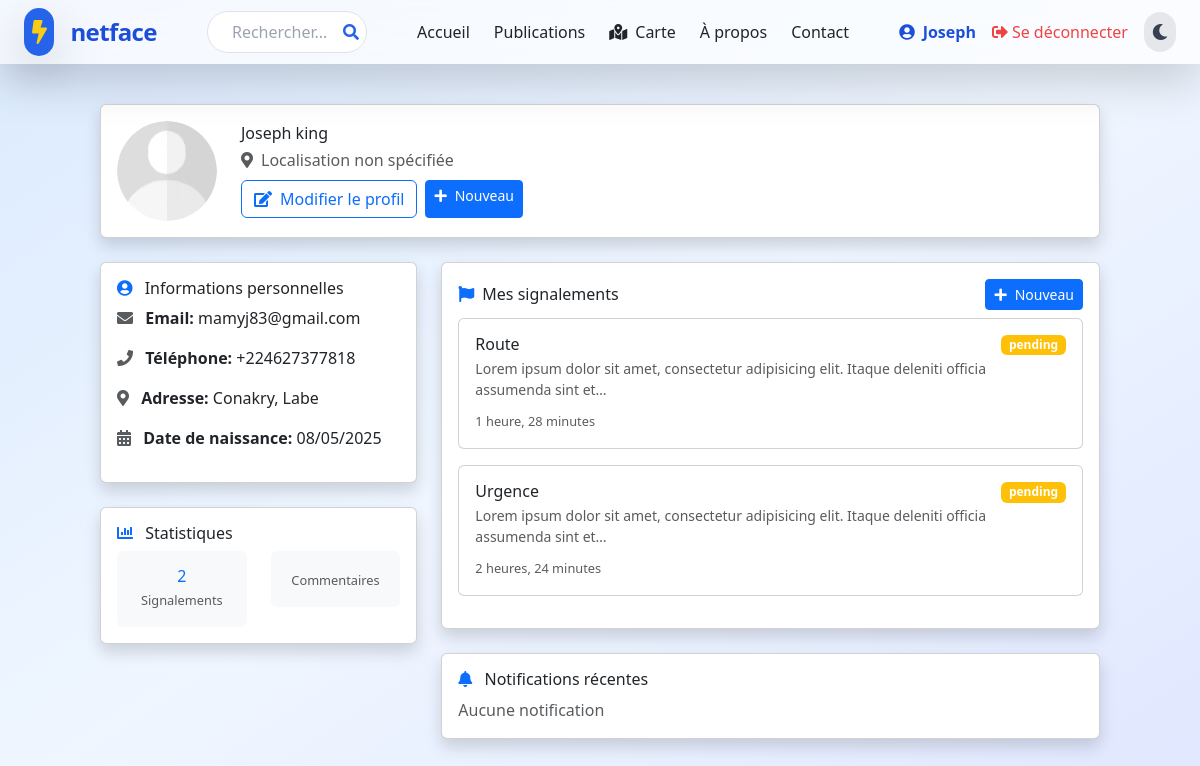
Screenshot of /comptes/profile/ (signed in) with the database file from the repository.
### comptes/models.py (models this page shows, shortened)
class CustomUser(AbstractUser):
    ROLE_CHOICES = (
        ('user', 'Utilisateur'),
        ('admin', 'Administrateur'),
        ('moderator', 'Modérateur'),
    )
    profile_picture = models.ImageField(upload_to='profile_pictures/', null=True, blank=True)
    telephone = models.CharField(max_length=10, null=True, blank=True)
    adresse = models.CharField(max_length=255, null=True, blank=True)
    date_de_naissance = models.DateField(null=True, blank=True)
    verification_code = models.CharField(max_length=6, null=True, blank=True)
    token_expiration = models.DateTimeField(null=True, blank=True)
    date_creation = models.DateTimeField(auto_now_add=True)
    bio = models.TextField(max_length=500, blank=True)
    location = models.CharField(max_length=100, blank=True)
    avatar = models.ImageField(upload_to='avatars/', null=True, blank=True)
    updated_at = models.DateTimeField(auto_now=True)
    role = models.CharField(max_length=20, choices=ROLE_CHOICES, default='user')

### Post/models.py (models this page shows, shortened)
class Post(models.Model):
  user=models.ForeignKey(CustomUser, on_delete=models.CASCADE, related_name='posts')
  title=models.CharField(max_length=200)
  description=models.TextField()
  image=models.ImageField(upload_to='posts', null=True, blank=True)
  created_at=models.DateTimeField(auto_now_add=True)
  latitude=models.FloatField()
  longitude=models.FloatField()
  updated_at=models.DateTimeField(auto_now=True)
  nb_votes=models.IntegerField(default=0)
  CATEGORY_CHOICES = [
    ('route', 'Route endommagée'),
    ('electricite', 'Panne électrique'),
    ('dechets', 'Déchets non collectés'),
    ('environnement', 'Environnement'),
    ('infrastructure', 'Infrastructure'),
    ('securite', 'Sécurité'),
    ('autre', 'Autre'),
  ]
  STATUS_CHOICES = [
    ('attente', 'En attente'),
    ('encours', 'En cours'),
    ('resolu', 'Résolu'),
  ]
  category = models.CharField(max_length=20, choices=CATEGORY_CHOICES, default='autre')
  status = models.CharField(max_length=20, choices=STATUS_CHOICES, default='attente')

### comptes/views.py (the view)
# urls.py: path('profile/', views.profile_view, name='profile'),
@login_required
def profile_view(request):
    try:
        user = request.user
        if request.method == 'POST':
            user_form = UserUpdateForm(request.POST, request.FILES, instance=user)
            if user_form.is_valid():
                user_form.save()
                messages.success(request, 'Votre profil a été mis à jour avec succès !')
                return redirect('profile')
        else:
            user_form = UserUpdateForm(instance=user)
        context = {
            'user': user,
            'user_form': user_form,
            'posts': user.posts.all().order_by('-created_at')[:5],
            'notifications': Notification.objects.filter(user=user, is_read=False).order_by('-created_at')[:5]
        }
        return render(request, 'comptes/profile_new.html', context)
    except Exception as e:
        messages.error(request, f"Une erreur est survenue : {str(e)}")
        return redirect('home')

### comptes/templates/comptes/profile_new.html (shortened to what this page needs)
{% extends 'hackathon/base.html' %}
{% load static %}
{% block content %}
<div class="container py-4">
    <div class="row">
        <div class="col-12 mb-4">
            <div class="card shadow">
                <div class="card-body">
                    <div class="row align-items-center">
                        <div class="col-auto">
                            {% if user.profile.avatar %}
                                <img src="{{ user.profile.avatar.url }}" alt="Photo de profil"
                                     class="rounded-circle" style="width: 100px; height: 100px; object-fit: cover;">
                            {% else %}
                                <img src="{% static 'comptes/images/default_profile_picture.png' %}" alt="Photo de profil"
                                     class="rounded-circle" style="width: 100px; height: 100px; object-fit: cover;">
                            {% endif %}
                        </div>
                        <div class="col">
                            <h2 class="mb-1">{{ user.get_full_name|default:user.username }}</h2>
                            <p class="text-muted mb-2">
                                <i class="fas fa-map-marker-alt me-2"></i>{{ user.profile.location|default:"Localisation non spécifiée" }}
                            </p>
                            <div class="d-flex gap-2">
                                <a href="{% url 'modifier_profil' %}" class="btn btn-outline-primary">
                                    <i class="fas fa-edit me-2"></i>Modifier le profil
                                </a>
                                <a href="{% url 'post_create' %}" class="btn btn-sm btn-primary">
                                    <i class="fas fa-plus me-2"></i>Nouveau
                                </a>
                            </div>
                        </div>
                    </div>
                </div>
            </div>
        </div>
        <div class="col-md-4">
            <div class="card shadow mb-4">
                <div class="card-body">
                    <h5 class="card-title">
                        <i class="fas fa-user-circle me-2 text-primary"></i>
                        Informations personnelles
                    </h5>
                    <ul class="list-unstyled mb-0">
                        <li class="mb-3">
                            <i class="fas fa-envelope me-2 text-muted"></i>
                            <strong>Email:</strong> {{ user.email }}
                        </li>
                        <li class="mb-3">
                            <i class="fas fa-phone me-2 text-muted"></i>
                            <strong>Téléphone:</strong> {{ user.telephone|default:"Non spécifié" }}
                        </li>
                        <li class="mb-3">
                            <i class="fas fa-map-marker-alt me-2 text-muted"></i>
                            <strong>Adresse:</strong> {{ user.adresse|default:"Non spécifiée" }}
                        </li>
                        <li class="mb-3">
                            <i class="fas fa-calendar-alt me-2 text-muted"></i>
                            <strong>Date de naissance:</strong> {{ user.date_de_naissance|date:"d/m/Y"|default:"Non spécifiée" }}
                        </li>
                    </ul>
                </div>
            </div>
            <div class="card shadow mb-4">
                <div class="card-body">
                    <h5 class="card-title">
                        <i class="fas fa-chart-bar me-2 text-primary"></i>
                        Statistiques
                    </h5>
                    <div class="row text-center">
                        <div class="col-6">
                            <div class="p-3 bg-light rounded">
                                <h3 class="mb-0 text-primary">{{ user.posts.count }}</h3>
                                <small class="text-muted">Signalements</small>
                            </div>
                        </div>
                        <div class="col-6">
                            <div class="p-3 bg-light rounded">
                                <small class="text-muted">Commentaires</small>
                            </div>
                        </div>
                    </div>
                </div>
            </div>
        </div>
        <div class="col-md-8">
            <div class="card shadow mb-4">
                <div class="card-body">
                    <h5 class="card-title d-flex justify-content-between align-items-center">
                        <span><i class="fas fa-flag me-2 text-primary"></i>Mes signalements</span>
                        <a href="{% url 'post_create' %}" class="btn btn-sm btn-primary">
                            <i class="fas fa-plus me-2"></i>Nouveau
                        </a>
                    </h5>
                    {% for post in posts %}
                    <div class="card mb-3">
                        <div class="card-body">
                            <div class="d-flex justify-content-between align-items-start">
                                <div>
                                    <h6 class="mb-1">{{ post.title }}</h6>
                                    <p class="mb-2 small text-muted">{{ post.description|truncatechars:100 }}</p>
                                    <small class="text-muted">{{ post.created_at|timesince }}</small>
                                </div>
                                <span class="badge {% if post.status == 'pending' %}bg-warning{% elif post.status == 'in_progress' %}bg-info{% elif post.status == 'resolved' %}bg-success{% else %}bg-danger{% endif %}">
                                    {{ post.get_status_display }}
                                </span>
                            </div>
                        </div>
                    </div>
                    {% empty %}
                    <p class="text-muted mb-0">Aucun post</p>
                    {% endfor %}
                </div>
            </div>
            <div class="card shadow">
                <div class="card-body">
                    <h5 class="card-title">
                        <i class="fas fa-bell me-2 text-primary"></i>
                        Notifications récentes
                    </h5>
                    {% for notification in notifications %}
                    <div class="d-flex align-items-start mb-3 {% if not notification.is_read %}bg-light rounded p-2{% endif %}">
                        <i class="fas fa-circle text-primary mt-1 me-2" style="font-size: 0.5rem;"></i>
                        <div>
                            <p class="mb-1 small">{{ notification.message }}</p>
                            <small class="text-muted">{{ notification.created_at|timesince }}</small>
                        </div>
                    </div>
                    {% empty %}
                    <p class="text-muted mb-0">Aucune notification</p>
                    {% endfor %}
                </div>
            </div>
        </div>
    </div>
</div>
{% endblock %}
{% block extra_css %}
<link rel="stylesheet" href="https://cdnjs.cloudflare.com/ajax/libs/font-awesome/5.15.4/css/all.min.css">
{% endblock %}

### hackathon/templates/hackathon/base.html (shortened to what this page needs)
{% load static %}
<!DOCTYPE html>
<html lang="fr" class="scroll-smooth">
<head>
    <script src="https://cdn.tailwindcss.com"></script>
    <link rel="stylesheet" href="https://cdnjs.cloudflare.com/ajax/libs/font-awesome/6.5.1/css/all.min.css">
    <link href="https://unpkg.com/aos@2.3.1/dist/aos.css" rel="stylesheet">
    {% load static %}
    <link rel="stylesheet" href="{% static 'hackathon/css/custom.css' %}">
    {% block extra_css %}{% endblock %}
    <link href="https://cdn.jsdelivr.net/npm/bootstrap@5.3.0/dist/css/bootstrap.min.css" rel="stylesheet">
</head>
<body class="bg-gradient-to-br from-primary-100 via-blue-50 to-indigo-100 dark:bg-gray-900">
    <nav class="fixed w-full glass z-50 shadow-lg animate-fadeInDown">
        <div class="max-w-7xl mx-auto px-4 sm:px-6 lg:px-8">
            <div class="flex justify-between h-16 items-center">
                <a href="{% url 'home' %}" class="flex items-center text-2xl font-extrabold text-primary-700 dark:text-primary-400 tracking-tight gap-2">
                    <span class="bg-gradient-to-r from-primary-600 to-blue-600 p-2 rounded-full shadow-lg"><i class="fas fa-bolt text-yellow-400 animate-pulse"></i></span>
                    <span class="ml-2">{% block logo %}netface{% endblock %}</span>
                </a>
                <form action="#" method="get" class="hidden md:flex items-center ml-8">
                    <div class="relative">
                        <input type="text" name="q" placeholder="Rechercher..." class="search-anim rounded-full border border-gray-300 px-4 py-2 focus:outline-none focus:ring-2 focus:ring-primary-400 focus:border-primary-400 transition text-gray-700"/>
                        <button type="submit" class="absolute right-2 top-1/2 -translate-y-1/2 text-primary-600 hover:text-primary-800 transition">
                            <i class="fas fa-search animate-pulse"></i>
                        </button>
                    </div>
                </form>
                <div class="hidden md:flex items-center space-x-6 ml-8">
                    <a href="{% url 'home' %}" class="nav-link {% if request.resolver_match.url_name == 'home' %}border-b-2 border-primary-600 dark:border-primary-400 font-bold{% endif %}">Accueil</a>
                    <a href="{% url 'posts' %}" class="nav-link {% if request.resolver_match.url_name == 'posts' %}border-b-2 border-primary-600 dark:border-primary-400 font-bold{% endif %}">Publications</a>
                    <a href="{% url 'map_view' %}" class="nav-link {% if request.resolver_match.url_name == 'map_view' %}border-b-2 border-primary-600 dark:border-primary-400 font-bold{% endif %}">
                        <i class="fas fa-map-marked-alt mr-2"></i>Carte
                    </a>
                    <a href="{% url 'about' %}" class="nav-link {% if request.resolver_match.url_name == 'about' %}border-b-2 border-primary-600 dark:border-primary-400 font-bold{% endif %}">À propos</a>
                    <a href="{% url 'contact' %}" class="nav-link {% if request.resolver_match.url_name == 'contact' %}border-b-2 border-primary-600 dark:border-primary-400 font-bold{% endif %}">Contact</a>
                </div>
                <div class="hidden md:flex items-center space-x-4 ml-8">
                    {% if user.is_authenticated %}
                        <a href="{% url 'profile' %}">
                            <span class="font-semibold text-primary-700 dark:text-primary-300 flex items-center gap-2 animate-fadeIn"><i class="fas fa-user-circle"></i>{{ user.username }}</span>
                        </a>
                        <a href="{% url 'logout' %}" class="nav-link text-red-500 hover:text-red-700 flex items-center gap-1 animate-slideIn"><i class="fas fa-sign-out-alt"></i> Se déconnecter</a>
                    {% else %}
                        <a href="{% url 'login' %}" class="nav-link flex items-center gap-1 animate-bounceIn"><i class="fas fa-sign-in-alt"></i> Se connecter</a>
                    {% endif %}
                    <button id="theme-toggle" class="ml-2 p-2 rounded-full bg-gray-200 dark:bg-gray-700 hover:bg-primary-100 dark:hover:bg-primary-700 transition">
                        <i id="theme-icon" class="fas fa-moon text-gray-700 dark:text-gray-200"></i>
                    </button>
                </div>
            </div>
        </div>
    </nav>
    <main class="pt-20 min-h-screen">
        {% block content %}
        {% endblock %}
    </main>
</body>
</html>

### rows the page displays
CustomUser: username "Joseph", get_full_name "Joseph king", email "mamyj83@gmail.com", telephone "+224627377818", adresse "Conakry, Labe", date_de_naissance "08/05/2025", posts.count "2"
Post: title "Route", description "Lorem ipsum dolor sit amet, consectetur adipisicing elit. Itaque deleniti officia assumenda sint et…", created_at "1 heure, 28 minutes", status "pending"
Post: title "Urgence", description "Lorem ipsum dolor sit amet, consectetur adipisicing elit. Itaque deleniti officia assumenda sint et…", created_at "2 heures, 24 minutes", status "pending"

### other values shown
{{ user.profile.location|default:"Localisation non spécifiée" }} "Localisation non spécifiée"
